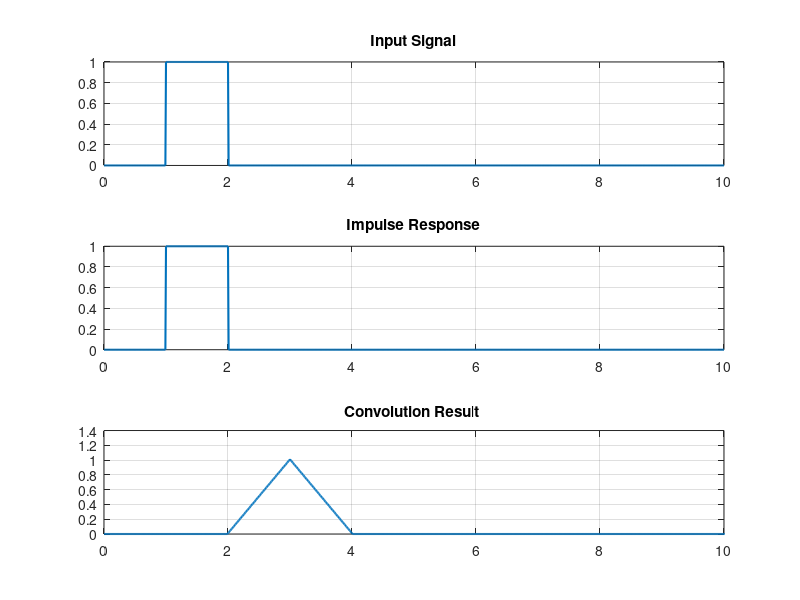

Here is the MATLAB script that generated this plot:
time_points = 0:0.01:10;   
step_size = 0.01;         
total_points = length(time_points); 
  
impulse_response = zeros(size(time_points)); 
impulse_response(time_points >= 1 & time_points <= 2) = 1; 
  
input_signal = zeros(size(time_points)); 
input_signal(time_points >= 1 & time_points <= 2) = 1;     
  
output_signal = zeros(1, 2*total_points - 1); 
  
for n = 1:2*total_points-1 
    for k = 1:total_points 
        if (n - k + 1 > 0) && (n - k + 1 <= total_points) 
            output_signal(n) = output_signal(n) + input_signal(k) * impulse_response(n - k + 1); 
        end 
    end 
end 
  
output_signal = output_signal * step_size; 
output_time = (0:length(output_signal)-1)*step_size; 
  
subplot(3,1,1); 
plot(time_points, input_signal, 'LineWidth', 1.5); 
title('Input Signal'); 
grid on; 
  
subplot(3,1,2); 
plot(time_points, impulse_response, 'LineWidth', 1.5); 
title('Impulse Response'); 
grid on; 
  
subplot(3,1,3); 
plot(output_time, output_signal, 'LineWidth', 1.5);  
title('Convolution Result '); 
xlim([0 10]);   
grid on; 
